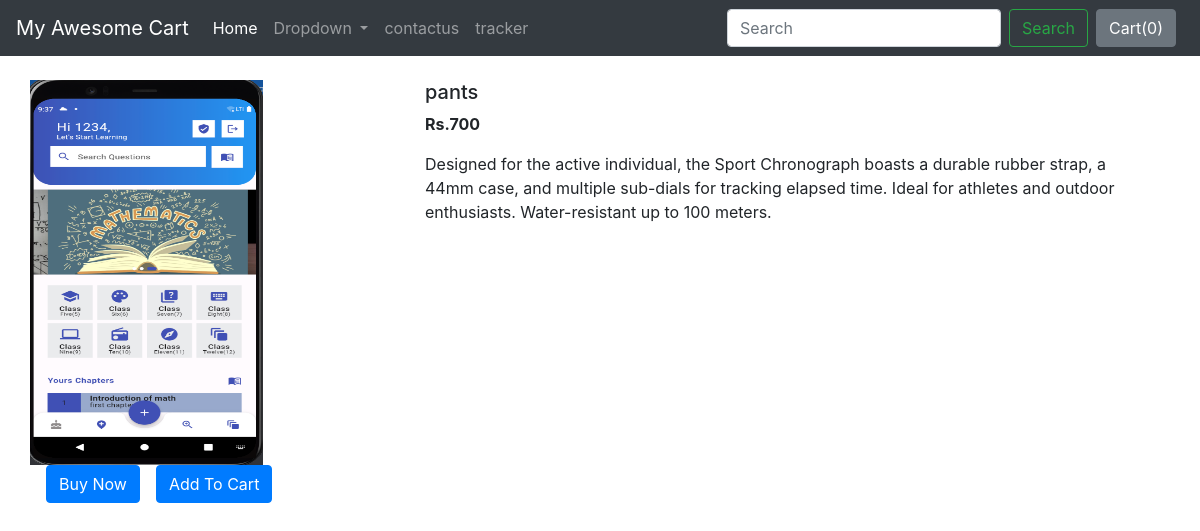
Screenshot of /productview/7 with the database file from the repository.
### core/models.py (models this page shows)
class Product(models.Model):
    product_id = models.AutoField
    product_name = models.CharField(max_length=50)
    category = models.CharField(max_length=50, default="")
    subcategory = models.CharField(max_length=50, default="")
    price = models.IntegerField(default=0)
    desc = models.CharField(max_length=300)
    pub_date = models.DateField()
    image = models.ImageField(upload_to='core/images', default="")
    def __str__(self):
        return self.product_name

### core/views.py (the view)
# urls.py: path('productview/<int:myid>', productview),
def productview(request,myid):
    product=Product.objects.filter(id=myid)
    print(product)
    return render(request,"core/productview.html",{"product":product[0]})

### core/templates/core/productview.html (shortened to what this page needs)
{% extends 'core/basic.html' %}
{% block body %}
<div class="container my-4">
    <div class="row">
    <div class="col-md-4">
    <div class="row">
        <img src="/media/{{product.image}}" width="233px" height="385px">
    </div>
        <div class="row">
            <button class="btn btn-primary mx-3">Buy Now</button>
            <button class="btn btn-primary">Add To Cart</button>
        </div>
    </div>
    <div class="col-md-8">
        <h5>{{product.product_name}}</h5>
        <p><b>Rs.{{product.price}} </b></p>
        <p>{{product.desc}}</p>
    </div>
    </div>
</div>
{% endblock %}

### rows the page displays
Product: image (picture), product_name "pants", price "700", desc "Designed for the active individual, the Sport Chronograph boasts a durable rubber strap, a 44mm case, and multiple sub-dials for tracking elapsed time. Ideal for athletes and outdoor enthusiasts. Water-resistant up to 100 meters."
